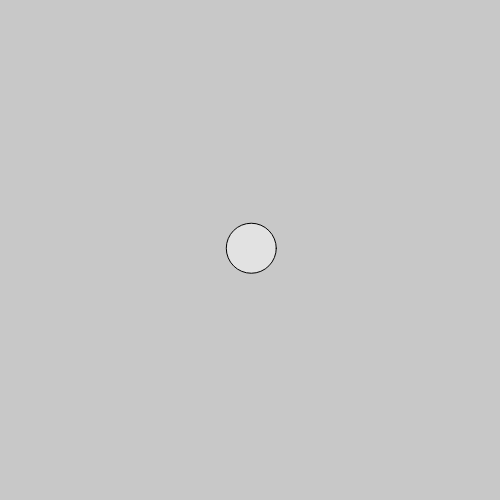
Frame 1 (no input)
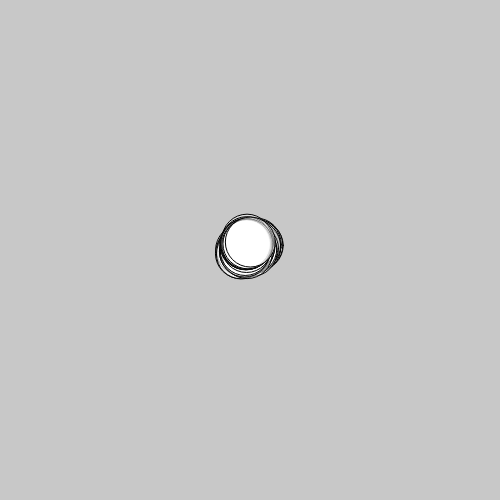
Frame 60 (no input)
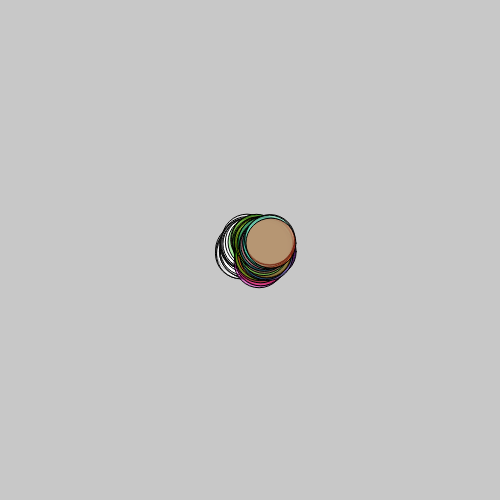
Frame 120 (the mouse pressed at the canvas centre since frame 60)

The p5.js sketch that drew these frames (run headless with seeded random() and noise() and a simulated clock; from frame 60 on, the mouse is pressed at the canvas centre):

// p5.js sketch
// ── sketch.js
let r =255; let g =255; let b =255
let speed = 3; let diameter = 50;
let x1; let y1;
function setup () {
  createCanvas (500,500)
  x1 = width/2;
  y1 = height/2
  background(200);
}

function draw() {
  x1 += random(-speed, speed)
  y1 += random(-speed, speed)
  x1 = constrain(x1, 0, width)
  y1 = constrain(y1, 0, height)
  if (mouseIsPressed) {
    r = random(255)
    g = random(255)
    b = random(255)
  }
  fill (r, g, b, 120);
  ellipse(x1, y1, diameter, diameter);
}
